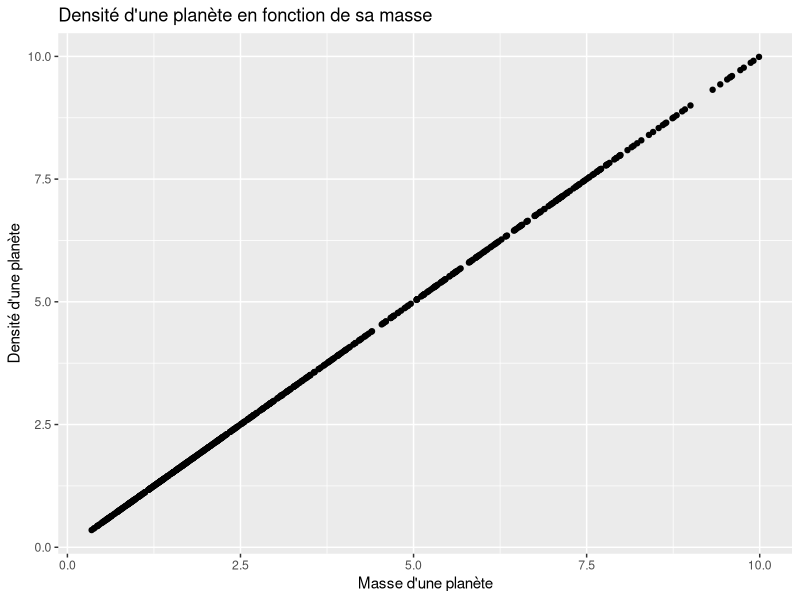

Here is the R script that generated this plot:
## ---- chunk 1
# Sélection des librairies
suppressWarnings({suppressMessages(library(here))
suppressMessages(library(dplyr))
library(tidyr)
library(knitr)
library(ggplot2)
library(readr)
library(stringr)
library(readxl)})
## ---- chunk 2
# Lecture des bases de données 
planets <- read_delim("PLANETS.csv", delim = ":", 
    escape_double = FALSE, trim_ws = TRUE)
## ---- chunk 3
# On détermine le nombre de colonnes, de lignes, de pays et de variables dans chacune des bases de données initiales
info_planets <- planets %>% summarise(ligne = nrow(.), colonne = ncol(.), Planet = n_distinct(Planet, na.rm = TRUE))

# On cherche le nombre de valeurs manquantes pour chaque variable et le nombre d'oberservation avec au moins une valeur manquante 


planets$`mass (earth)`<- as.numeric(planets$`mass (earth)`)
planets$`density (earth)`<- as.numeric(planets$`mass (earth)`)
planets$`STAR_IDX`<- as.numeric(planets$`STAR_IDX`)
planets$`RELATIVE RADIUS`<- as.numeric(planets$`RELATIVE RADIUS`)
absent_variables <- planets %>%  summarise(Planet_number = sum(is.na(Planet_number)),Planet = sum(is.na(Planet)), STAR_IDX = sum(is.na(STAR_IDX)),`mass (earth)` = sum(is.na(`mass (earth)`)), `density (earth)` = sum(is.na(`density (earth)`)),`RELATIVE RADIUS` = sum(is.na(`RELATIVE RADIUS`)), Type_terrain = sum(is.na(Type_terrain)), `CLIMATE TYPE` = sum(is.na(`CLIMATE TYPE`)))


absent_observation <- filter(planets, rowSums(is.na(planets)) > 0) 
absent_observation <- nrow(absent_observation)

knitr :: kable(info_planets, caption = "Information tableau de planets")
knitr :: kable(absent_variables, caption = "Valeurs manquantes pour chaque variable")
knitr :: kable(absent_observation, caption = "Obeservation manquante")
## ---- chunk 4
# Représentation graphique de la densité d'une planète en fonction de sa masse 
ggplot(planets,(aes(x=`mass (earth)`, y=`density (earth)`))) + geom_point(na.rm = TRUE) + labs(title = "Densité d'une planète en fonction de sa masse ", x = "Masse d'une planète", y = "Densité d'une planète") 
## ---- chunk 5

